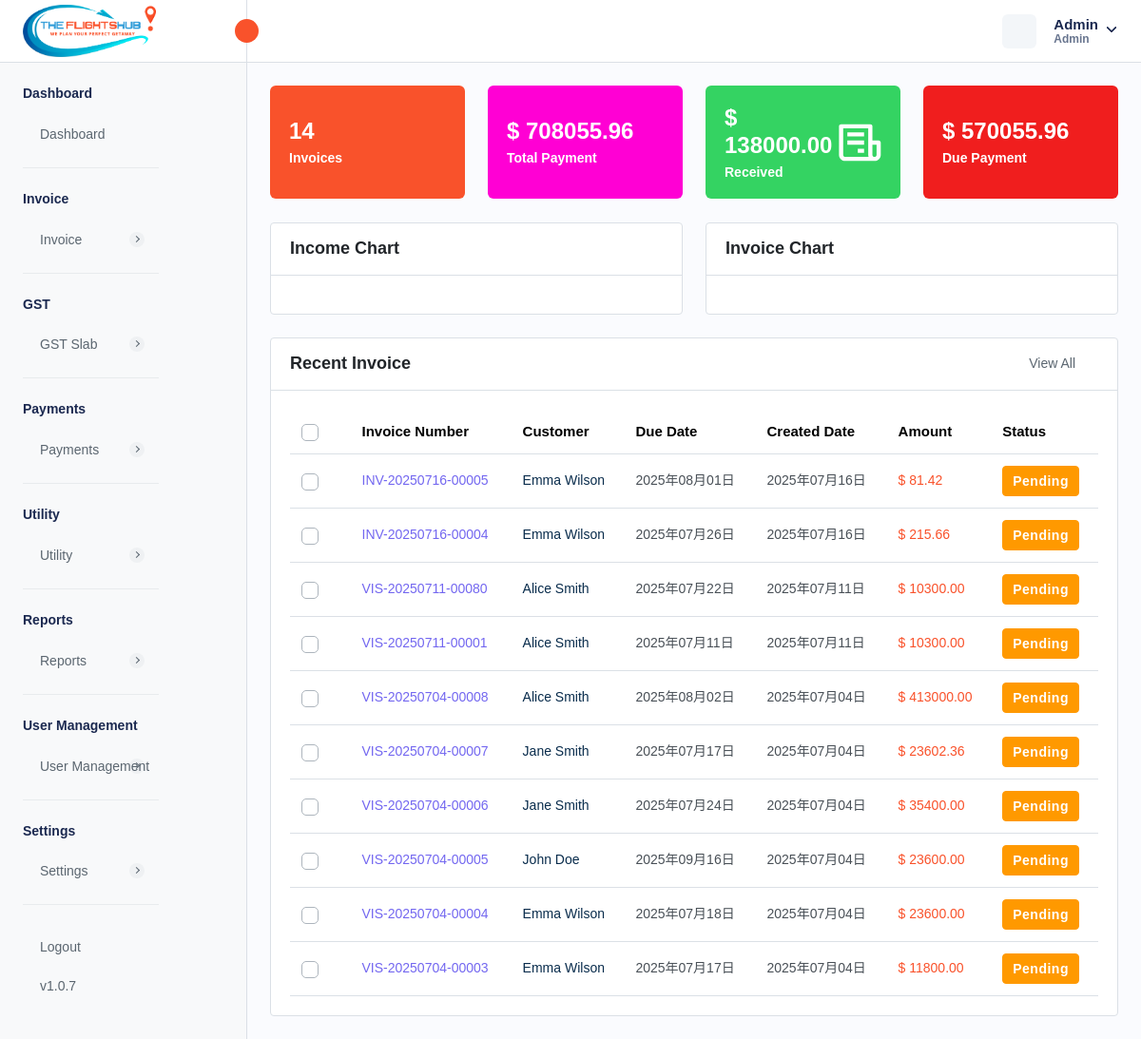
/admin-dashboard.php (signed in), run on an earlier commit of the app's database.
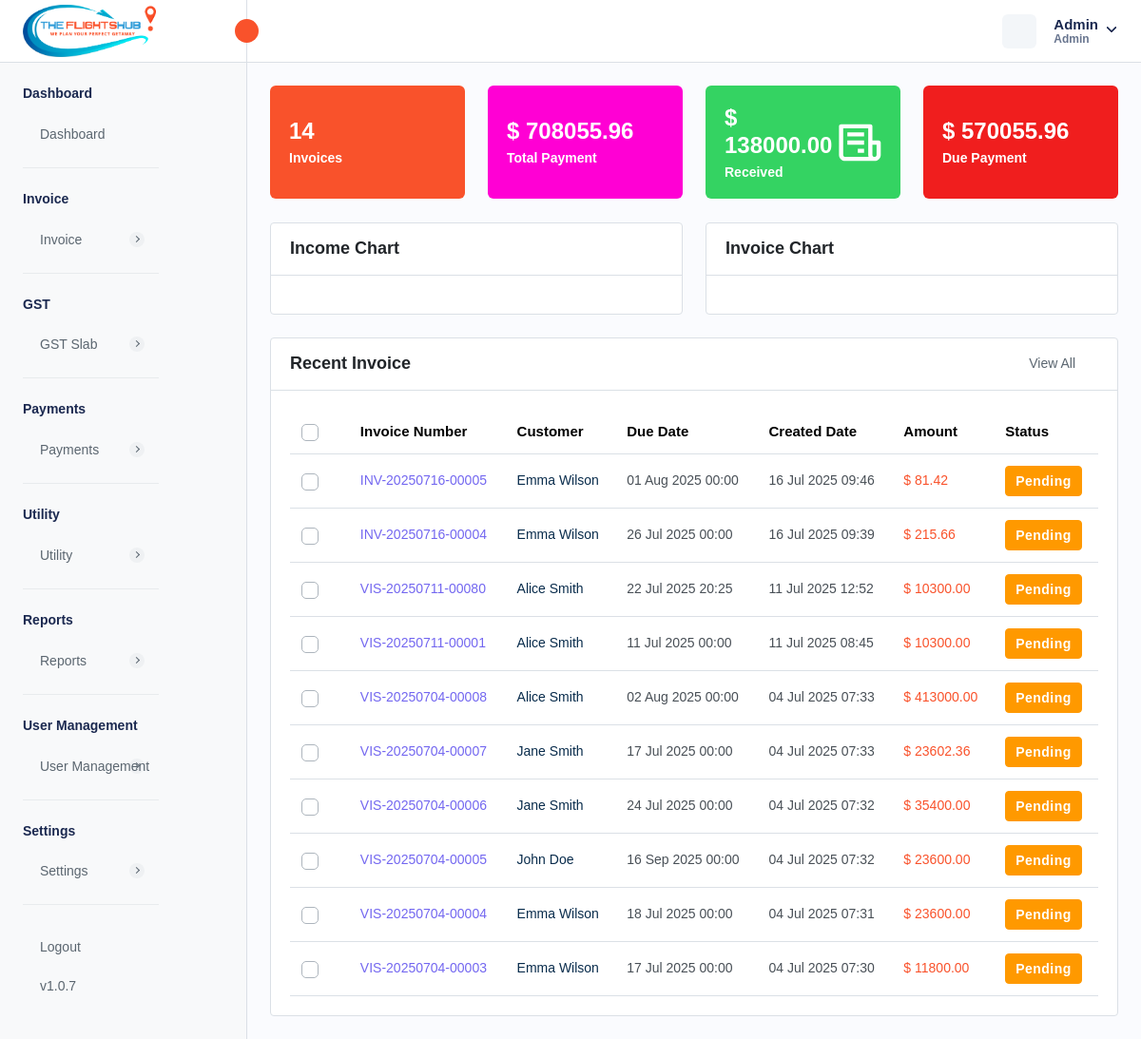
And on a later commit of the database.
### tables this page shows
CREATE TABLE `company_settings` (
  `company_id` int NOT NULL AUTO_INCREMENT,
  `company_name` varchar(255) DEFAULT NULL,
  `company_email` varchar(255) DEFAULT NULL,
  `company_phone` varchar(20) DEFAULT NULL,
  `company_website` varchar(255) DEFAULT NULL,
  `company_logo` varchar(255) DEFAULT NULL,
  `favicon` varchar(255) DEFAULT NULL,
  `address` text,
  `country` varchar(100) DEFAULT NULL,
  `state` varchar(100) DEFAULT NULL,
  `city` varchar(100) DEFAULT NULL,
  `postal_code` varchar(20) DEFAULT NULL,
  `gst_number` varchar(255) DEFAULT NULL,
  `bz_number` varchar(255) DEFAULT NULL,
  `created_at` timestamp NULL DEFAULT CURRENT_TIMESTAMP,
  `updated_at` timestamp NULL DEFAULT CURRENT_TIMESTAMP ON UPDATE CURRENT_TIMESTAMP,
  PRIMARY KEY (`company_id`)
);

CREATE TABLE `localization_settings` (
  `id` int NOT NULL AUTO_INCREMENT,
  `language` varchar(50) DEFAULT 'English',
  `timezone` varchar(100) DEFAULT 'UTC',
  `date_format` varchar(20) DEFAULT 'd M Y',
  `time_format` varchar(10) DEFAULT '12',
  `currency_id` int DEFAULT NULL,
  `created_at` datetime DEFAULT CURRENT_TIMESTAMP,
  `updated_at` datetime DEFAULT CURRENT_TIMESTAMP ON UPDATE CURRENT_TIMESTAMP,
  PRIMARY KEY (`id`)
);

CREATE TABLE `currency` (
  `currency_id` int NOT NULL AUTO_INCREMENT,
  `currency_name` varchar(255) DEFAULT NULL,
  `currency_code` varchar(45) DEFAULT NULL,
  `currency_symbol` varchar(45) DEFAULT NULL,
  `currency_rate` decimal(10,2) DEFAULT NULL,
  `created_at` timestamp NULL DEFAULT CURRENT_TIMESTAMP,
  `updated_at` timestamp NULL DEFAULT NULL,
  `is_active` int DEFAULT '1',
  PRIMARY KEY (`currency_id`)
);

CREATE TABLE `invoice` (
  `invoice_id` int NOT NULL AUTO_INCREMENT,
  `invoice_number` varchar(255) NOT NULL,
  `payment_method` enum('CREDIT_CARD','DEBIT_CARD','CASH','NET_BANKING','PAYPAL','OTHER') NOT NULL,
  `transaction_id` varchar(255) DEFAULT NULL,
  `status` enum('PAID','PENDING','CANCELLED','REFUNDED') NOT NULL,
  `amount` decimal(10,2) NOT NULL,
  `quantity` int NOT NULL,
  `tax` int NOT NULL,
  `discount` decimal(10,2) NOT NULL,
  `total_amount` decimal(10,2) NOT NULL,
  `due_date` varchar(255) DEFAULT NULL,
  `customer_id` int DEFAULT NULL,
  `service_id` json DEFAULT NULL,
  `description` longtext,
  `created_at` timestamp NULL DEFAULT CURRENT_TIMESTAMP,
  `updated_at` timestamp NULL DEFAULT CURRENT_TIMESTAMP ON UPDATE CURRENT_TIMESTAMP,
  `is_active` int NOT NULL DEFAULT '1',
  `reminder_enabled` int NOT NULL DEFAULT '0',
  `reminder_count` int NOT NULL DEFAULT '0',
  `created_by` int NOT NULL,
  `from_date` varchar(255) DEFAULT NULL,
  `to_date` varchar(255) DEFAULT NULL,
  `invoice_type` enum('FIXED','RECURSIVE') DEFAULT 'FIXED',
  `invoice_title` varchar(255) DEFAULT NULL,
  `gst_status` enum('PAID','HOLD','CANCELLED') DEFAULT 'HOLD',
  `travel_date` varchar(45) DEFAULT NULL,
  PRIMARY KEY (`invoice_id`),
  UNIQUE KEY `invoice_number_UNIQUE` (`invoice_number`),
  UNIQUE KEY `transaction_id_UNIQUE` (`transaction_id`)
);

CREATE TABLE `customer` (
  `customer_id` int NOT NULL AUTO_INCREMENT,
  `customer_name` varchar(255) NOT NULL,
  `customer_phone` varchar(15) DEFAULT NULL,
  `customer_email` varchar(255) DEFAULT NULL,
  `customer_address` text,
  `ship_name` varchar(255) DEFAULT NULL,
  `ship_phone` varchar(15) DEFAULT NULL,
  `ship_email` varchar(255) DEFAULT NULL,
  `ship_address` text,
  `isActive` int DEFAULT '1',
  `created_at` timestamp NULL DEFAULT CURRENT_TIMESTAMP,
  `updated_at` timestamp NULL DEFAULT NULL ON UPDATE CURRENT_TIMESTAMP,
  `customer_state` varchar(45) DEFAULT NULL,
  `customer_city` int DEFAULT NULL,
  `gst_number` varchar(45) DEFAULT NULL,
  PRIMARY KEY (`customer_id`),
  UNIQUE KEY `customer_phone_UNIQUE` (`customer_phone`),
  UNIQUE KEY `customer_email_UNIQUE` (`customer_email`),
  UNIQUE KEY `gst_number_UNIQUE` (`gst_number`)
);

### admin-dashboard.php (the view, shortened to what the rows shown need)
<?php
require './database/config.php';
try {
    $stmtFetchLocalizationSettings = $db->prepare("SELECT * FROM localization_settings INNER JOIN currency ON localization_settings.currency_id = currency.currency_id;");
    $stmtFetchLocalizationSettings->execute();
    $localizationSettings = $stmtFetchLocalizationSettings->get_result()->fetch_array(MYSQLI_ASSOC);
    $stmtFetchCompanySettings = $db->prepare("SELECT * FROM company_settings");
    $stmtFetchCompanySettings->execute();
    $companySettings = $stmtFetchCompanySettings->get_result()->fetch_array(MYSQLI_ASSOC);
    $stmtTotalAmount = $db->prepare("SELECT SUM(total_amount) AS total_payment FROM invoice WHERE is_active = 1 AND status != 'CANCELLED'; ");
    $stmtTotalAmount->execute();
    $totalAmount = $stmtTotalAmount->get_result()->fetch_all(MYSQLI_ASSOC);
    $stmtTotalPaidAmount = $db->prepare('SELECT SUM(total_amount) AS total_paid_payment FROM invoice WHERE status = "PAID" AND is_active = 1');
    $stmtTotalPaidAmount->execute();
    $totalPaidAmount = $stmtTotalPaidAmount->get_result()->fetch_all(MYSQLI_ASSOC);
    $stmtTotalDueAmount = $db->prepare('SELECT SUM(total_amount) AS total_due_payment FROM invoice WHERE status = "PENDING" AND is_active = 1');
    $stmtTotalDueAmount->execute();
    $totalDueAmount = $stmtTotalDueAmount->get_result()->fetch_all(MYSQLI_ASSOC);
    $stmtFetchInvoices = $db->prepare("SELECT
        invoice.*,
        customer.customer_id,
        customer.customer_name,
        admin.admin_username
        FROM invoice
        INNER JOIN customer ON customer.customer_id = invoice.customer_id
        LEFT JOIN admin ON admin.admin_id = invoice.created_by
        WHERE invoice.is_active = 1
        ORDER BY invoice.created_at DESC
        LIMIT 10;
        ");
    if ($stmtFetchInvoices->execute()) {
        $invoices = $stmtFetchInvoices->get_result();
    } else {
        $_SESSION['error'] = 'Error for fetching customers';
    }
} catch (Exception $e) {
    $_SESSION['error'] = $e->getMessage();
    header("Location: admin-dashboard.php");
    exit;
}
?>
<!DOCTYPE html>
<html lang="en">
<head>
    <link rel="stylesheet" href="assets/css/bootstrap.min.css">
    <link rel="stylesheet" href="assets/css/bootstrap-datetimepicker.min.css">
    <link rel="stylesheet" href="assets/css/animate.css">
    <link rel="stylesheet" href="assets/plugins/select2/css/select2.min.css">
    <link rel="stylesheet" href="assets/plugins/fontawesome/css/fontawesome.min.css">
    <link rel="stylesheet" href="assets/plugins/fontawesome/css/all.min.css">
    <link rel="stylesheet" href="assets/css/style.css">
</head>
<body>
    <div class="main-wrapper">
        <div class="header">
            <?php require_once("header.php"); ?>
        </div>
        <div class="page-wrapper">
            <div class="content">
                <div class="row">
                    <div class="col-xl-3 col-sm-6 col-12 d-flex">
                        <div class="dash-count das1">
                            <div class="dash-counts">
                                <h4>
                                    <?php echo (isset($localizationSettings["currency_symbol"]) ? $localizationSettings["currency_symbol"] : "$") . " " . $totalAmount[0]['total_payment'];
                                    ?>
                                </h4>
                                <h5><a class="text-white" href="reports.php">Total Payment</a></h5>
                            </div>
                        </div>
                    </div>
                    <div class="col-xl-3 col-sm-6 col-12 d-flex">
                        <div class="dash-count das2">
                            <div class="dash-counts">
                                <h4> <?php echo (isset($localizationSettings["currency_symbol"]) ? $localizationSettings["currency_symbol"] : "$") . " " . $totalPaidAmount['0']['total_paid_payment']; ?>
                                </h4>
                                <h5><a class="text-white" href="reports.php">Received</a></h5>
                            </div>
                        </div>
                    </div>
                    <div class="col-xl-3 col-sm-6 col-12 d-flex">
                        <div class="dash-count das3">
                            <div class="dash-counts">
                                <h4> <?php echo (isset($localizationSettings["currency_symbol"]) ? $localizationSettings["currency_symbol"] : "$") . " " . $totalDueAmount['0']['total_due_payment']; ?>
                                </h4>
                                <h5><a class="text-white" href="reports.php">Due Payment</a></h5>
                            </div>
                        </div>
                    </div>
                </div>
                <div class="card">
                    <div class="card-body">
                        <div class="table-responsive dataview">
                            <table class="table dashboard-expired-products">
                                <thead>
                                    <tr>
                                        <th class="no-sort">
                                            <label class="checkboxs">
                                                <span class="checkmarks"></span>
                                            </label>
                                        </th>
                                        <th>Invoice Number</th>
                                        <th>Customer</th>
                                        <th>Due Date</th>
                                        <th>Created Date</th>
                                        <th class="no-sort">Amount</th>
                                        <th>Status</th>
                                    </tr>
                                </thead>
                                <tbody>
                                    <?php foreach ($invoices->fetch_all(MYSQLI_ASSOC) as $invoice) { ?>
                                        <tr>
                                            <td>
                                                <label class="checkboxs">
                                                    <span class="checkmarks"></span>
                                                </label>
                                            </td>
                                            <td class="ref-number"><?php echo $invoice['invoice_number'] ?></td>
                                            <td><a
                                                    href="view-customer-report.php?id=<?= base64_encode($invoice['customer_id']) ?>"><?php echo $invoice['customer_name'] ?></a>
                                            </td>
                                            <td><?php $date = new DateTime($invoice['due_date']);
                                            echo $date->format(isset($localizationSettings["date_format"]) ? $localizationSettings["date_format"] : "d M Y") ?>
                                            </td>
                                            <td><?php $date = new DateTime($invoice['created_at']);
                                            echo $date->format(isset($localizationSettings["date_format"]) ? $localizationSettings["date_format"] : "d M Y") ?>
                                            </td>
                                            <td class="text-primary">
                                                <?php echo (isset($localizationSettings["currency_symbol"]) ? $localizationSettings["currency_symbol"] : "$") . " " . $invoice['total_amount'] ?>
                                            </td>
                                            <td>
                                                <?php if ($invoice['status'] == 'PAID') { ?>
                                                    <span class="badge badge-lg bg-success">Paid</span>
                                                <?php } elseif ($invoice['status'] == 'CANCELLED') { ?>
                                                    <span class="badge badge-lg bg-danger">Cancelled</span>
                                                <?php } elseif ($invoice['status'] == 'PENDING') { ?>
                                                    <span class="badge badge-lg bg-warning">Pending</span>
                                                <?php } elseif ($invoice['status'] == 'REFUNDED') { ?>
                                                    <span class="badge badge-lg bg-primary">Refunded</span>
                                                <?php } ?>
                                            </td>
                                        </tr>
                                    <?php } ?>
                                </tbody>
                            </table>
                        </div>
                    </div>
                </div>
            </div>
        </div>
    </div>
</body>
</html>

### header.php (shortened to what the rows shown need)
<div class="header">
    <div class="header-left active">
        <a href="admin-dashboard.php" class="logo logo-normal">
            <img src="<?= isset($companySettings['company_logo']) ? $companySettings['company_logo'] : "assets/img/logo/vis-logo.png" ?>" alt="" />
        </a>
    </div>
</div>

What changed in the data, as far as the page shows it:
changed through a linked row, invoice "INV-20250716-00005": due_date.date_format "2025年08月01日" → "01 Aug 2025 00:00"; created_at.date_format "2025年07月16日" → "16 Jul 2025 09:46"
changed through a linked row, invoice "INV-20250716-00004": due_date.date_format "2025年07月26日" → "26 Jul 2025 00:00"; created_at.date_format "2025年07月16日" → "16 Jul 2025 09:39"
changed through a linked row, invoice "VIS-20250711-00080": due_date.date_format "2025年07月22日" → "22 Jul 2025 20:25"; created_at.date_format "2025年07月11日" → "11 Jul 2025 12:52"
changed through a linked row, invoice "VIS-20250711-00001": due_date.date_format "2025年07月11日" → "11 Jul 2025 00:00"; created_at.date_format "2025年07月11日" → "11 Jul 2025 08:45"
changed invoice "VIS-20250704-00008": due_date.date_format "2025年08月02日" → "02 Aug 2025 00:00"; created_at.date_format "2025年07月04日" → "04 Jul 2025 07:33"
changed through a linked row, invoice "VIS-20250704-00007": due_date.date_format "2025年07月17日" → "17 Jul 2025 00:00"; created_at.date_format "2025年07月04日" → "04 Jul 2025 07:33"
changed through a linked row, invoice "VIS-20250704-00006": due_date.date_format "2025年07月24日" → "24 Jul 2025 00:00"; created_at.date_format "2025年07月04日" → "04 Jul 2025 07:32"
changed through a linked row, invoice "VIS-20250704-00005": due_date.date_format "2025年09月16日" → "16 Sep 2025 00:00"; created_at.date_format "2025年07月04日" → "04 Jul 2025 07:32"
changed through a linked row, invoice "VIS-20250704-00004": due_date.date_format "2025年07月18日" → "18 Jul 2025 00:00"; created_at.date_format "2025年07月04日" → "04 Jul 2025 07:31"
changed through a linked row, invoice "VIS-20250704-00003": due_date.date_format "2025年07月17日" → "17 Jul 2025 00:00"; created_at.date_format "2025年07月04日" → "04 Jul 2025 07:30"
